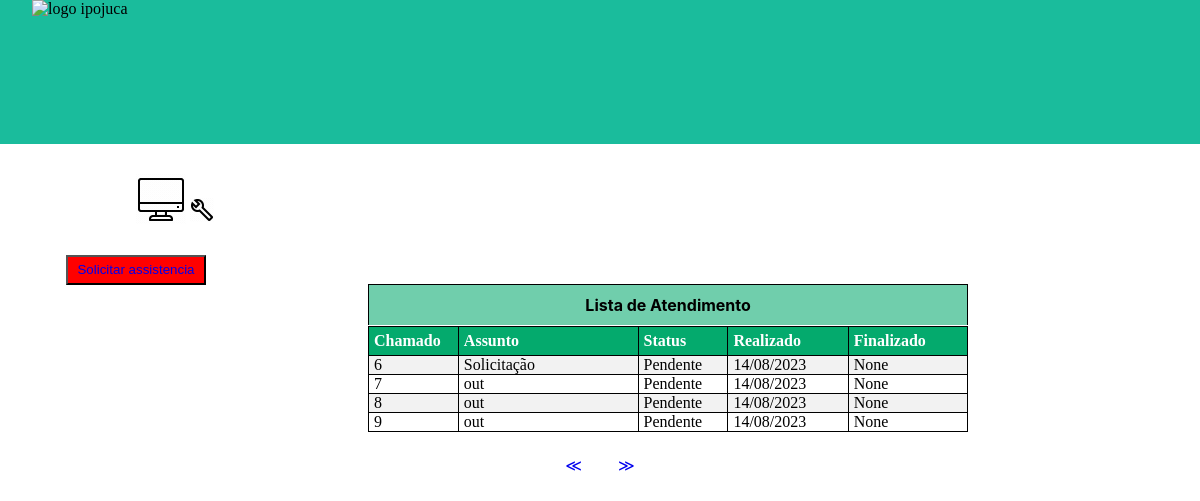
The app's page /chamado/home/?page=2 (signed in) with its own data.
### chamado/models.py (models this page shows, shortened)
class Chamado(models.Model):
    tipo = models.CharField(max_length=15)
    localpro = models.CharField(max_length=30)
    demanda = models.CharField(max_length=300)
    usuario = models.ForeignKey(Usuario, on_delete=models.DO_NOTHING)
    tecnico = models.ForeignKey(Usuarioa, on_delete=models.DO_NOTHING, default=1)
    data_cadastro = models.DateTimeField(default= datetime.today)
    data_finalizado = models.DateField(null=True, blank=True)
    status = models.CharField(max_length=40, default='Pendente')
    unidade = models.CharField(max_length=65, default='N/A')
    solucao = models.CharField(max_length=399, default='N/A')

### chamado/views.py (the view)
# urls.py: path('home/', views.logge, name='home'),
def logge(request):
    if request.session.get('usuario'):
        usuario = Usuario.objects.get(id = request.session['usuario'])
        chamados = Chamado.objects.filter(usuario=usuario)
        paginator = Paginator(chamados, 4)
        page_num = request.GET.get('page')
        page = paginator.get_page(page_num)
        return render(request, 'html/inig.html/', {'page':page, 'usuario':usuario})
    else:
        return redirect('/login/gestor')

### chamado/templates/html/inig.html (shortened to what this page needs)
{% load static %}
<!DOCTYPE html>
<html lang="pt-br">
<head>
    <link rel="stylesheet" href="{% static 'css/inig.css' %}">
</head>
<body>
    <div class="divim">
    <img class="imglog" src="https://www.ipojuca.pe.gov.br/wp-content/uploads/2021/03/loader-pmi.png" alt="logo ipojuca">
    </div>
    <img class="imgpc" src="{% static 'img/pc.gif' %}" alt="https://icons8.com.br/icons/set/pc">
    <img class="imgchave"  src="{% static 'img/inclesa.gif' %}" alt="https://icons8.com.br/icons/set/chave-inglesa">
    <button class="botach" type="submit"> <a style="text-decoration: none" href="{% url 'cadastro' %}">Solicitar assistencia</a></button>
    <div class="divname">Lista de Atendimento</div>
    <table id="tabela">
        <tr>
          <th style="width: 15%;"> <span>Chamado</span></th>
          <th style="width: 30%;"><span>Assunto</span></th>
          <th style="width: 15%;"><span>Status</span></th>
          <th><span>Realizado</span></th>
          <th><span>Finalizado</span></th>
        </tr>
        {% for chamado in page.object_list %}
        <tr >
          <td >{{ chamado.id }}</td>
          <td>{{ chamado.tipo }}</td>
          <td>{{ chamado.status }}</td>
          <td>{{chamado.data_cadastro|date:"d/m/Y"}}</td>
          <td>{{chamado.data_finalizado}}</td>
        </tr>
        {% endfor %}
    </table>
    <div class="pagina">
      {% if page.has_previous %}
        <a href="{% url 'home' %}?page={{ page.previous_page_number }}">&#8810;&#8195; &#8195; </a>
      {% endif %}
      {% if page.has_next %}
        <a href="{% url 'home' %}?page={{ page.next_page_number }}">&#8811;</a>
      {% endif %}
    </div>
</body>
</html>

### static/css/inig.css (style rules this page uses)
body, html { margin: 0; padding: 0; width: 100%; height: 100%; overflow: hidden; }
a { text-decoration: none; }
.pagina { display: flex; justify-content: center; margin-top: 13vh; }
.divim { background: #1abc9c; width: 100%; height: 18vh; flex-shrink: 0; }
.imglog { width: 120px; height: 123px; flex-shrink: 0; position: relative; top: 0vh; right: -4vh; }
.imgpc { position: relative; top: 30px; right: -17vh; }
.imgchave { position: relative; top: 28px; right: -17vh; }
.botach { background: red; color: #fff; width: 140px; height: 30px; position: relative; top: 10%; right: 2vh; }
.divname { background-color: #04aa6d91; width: 49.85%; height: 5vh; flex-shrink: 0; position: relative; top: 9.88vh; right: -46vh; font-family: 'Inter' ; font-weight: bold; display: flex; align-items: center; justify-content: center; border: 1px solid black; border-bottom: none; }
span { color: #fff; }
tr:nth-child(even) { background: #f2f2f2; }
td { border: 1px solid; padding: 5px; line-height: 0.5; }
th { padding-top: 8px; padding-bottom: 8px; text-align: left; background-color: #04AA6D; color: black; padding: 5px; border-bottom: 1px solid; border: 1px solid; }
table { width: 50%; border: 1px solid; border-collapse: collapse;position: relative; top: 10%; right: -46vh; border-top: none; }

### records on screen
Chamado: id "6", tipo "Solicitação", status "Pendente", data_cadastro "14/08/2023", data_finalizado "None"
Chamado: id "7", tipo "out", status "Pendente", data_cadastro "14/08/2023", data_finalizado "None"
Chamado: id "8", tipo "out", status "Pendente", data_cadastro "14/08/2023", data_finalizado "None"
Chamado: id "9", tipo "out", status "Pendente", data_cadastro "14/08/2023", data_finalizado "None"
